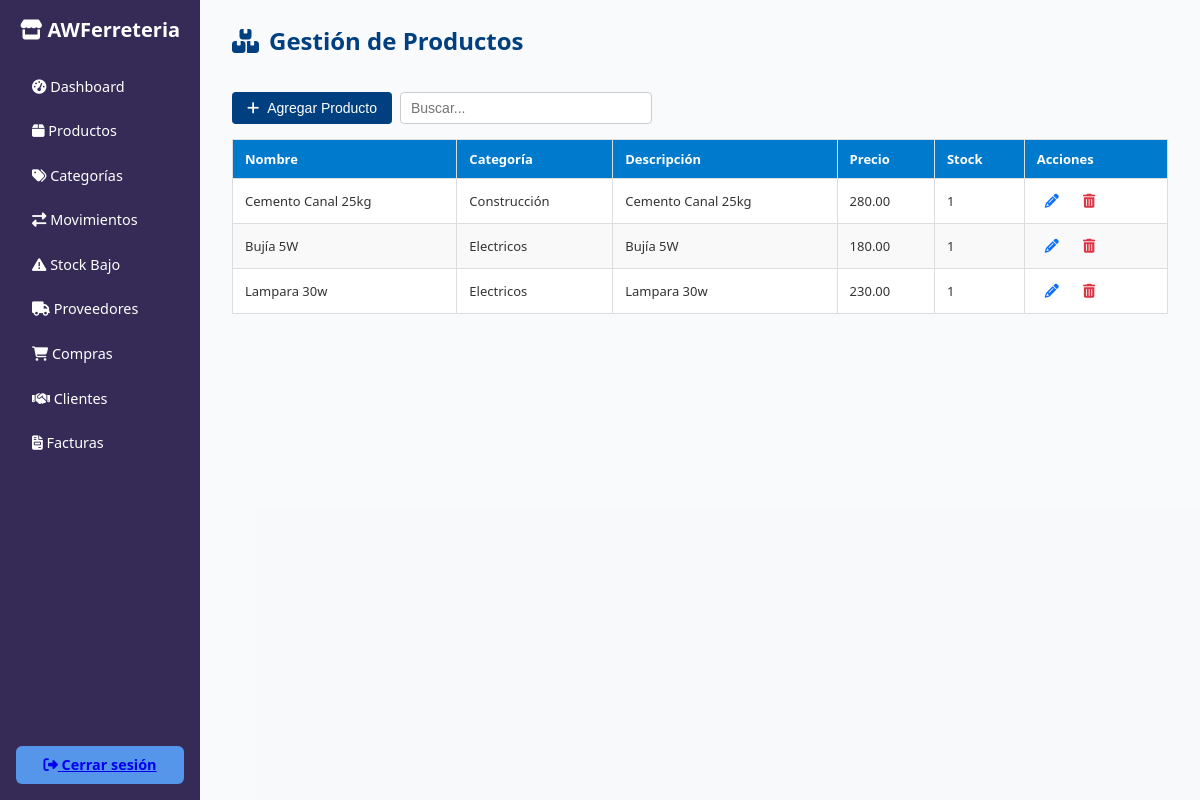
The page /inventario/productos.php (signed in) on the database as committed earlier.
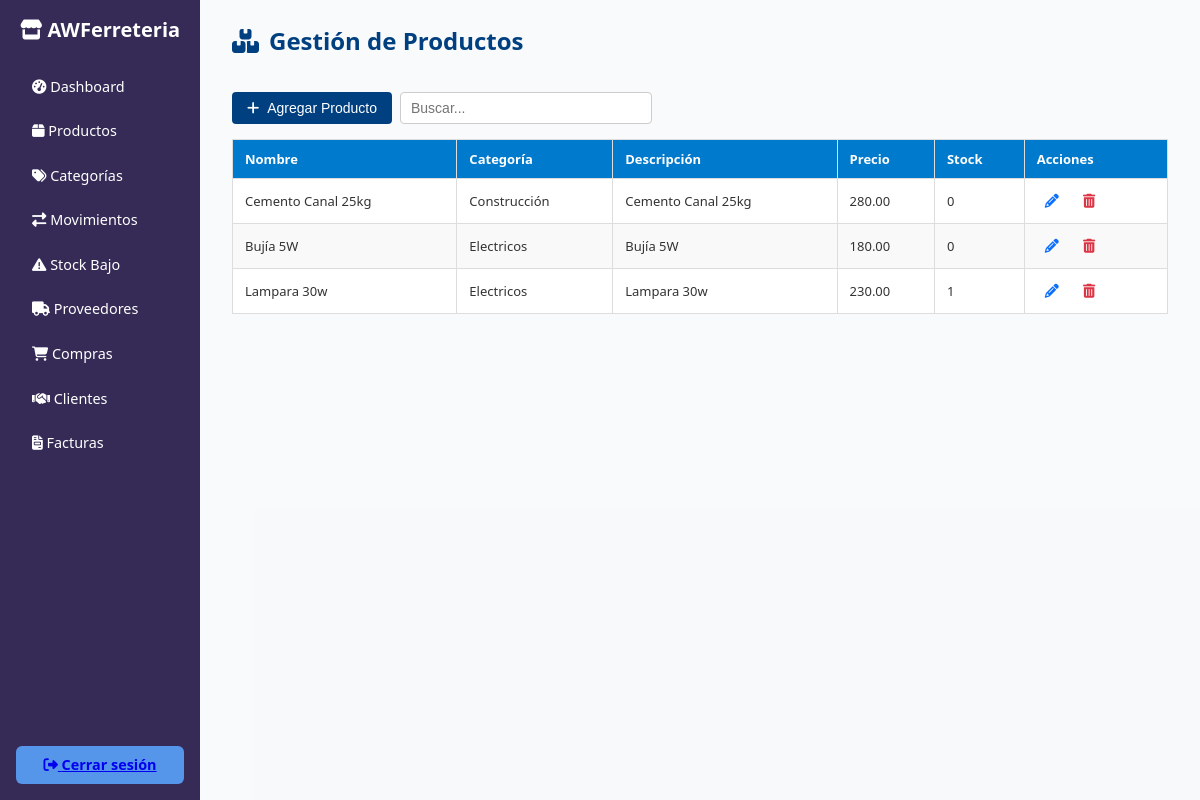
The same page on the database as committed later.
### tables this page shows
CREATE TABLE `productos` (
  `idproducto` int(11) NOT NULL,
  `nombre` varchar(150) NOT NULL,
  `idcategoria` int(11) NOT NULL,
  `descripcion` text DEFAULT NULL,
  `stock` int(11) DEFAULT 0,
  `stock_minimo` int(11) DEFAULT 5,
  `precio` decimal(10,2) NOT NULL,
  `activo` bit(1) DEFAULT b'1',
  `usuarioregistra` int(11) DEFAULT NULL,
  `fecharegistro` datetime DEFAULT current_timestamp(),
  `usuarioactualiza` int(11) DEFAULT NULL,
  `fechaactualizacion` datetime DEFAULT NULL
);

CREATE TABLE `categorias` (
  `idcategoria` int(11) NOT NULL,
  `nombre` varchar(100) NOT NULL,
  `activo` bit(1) DEFAULT b'1',
  `usuarioregistra` int(11) DEFAULT NULL,
  `fecharegistro` datetime DEFAULT current_timestamp(),
  `usuarioactualiza` int(11) DEFAULT NULL,
  `fechaactualizacion` datetime DEFAULT NULL
);

### inventario/productos.php (the view, shortened to what this page needs)
<?php
$conn = getConnection();
$productos = $conn->query("
    SELECT p.*, c.nombre AS categoria
    FROM productos p
    LEFT JOIN categorias c ON p.idcategoria = c.idcategoria
    WHERE p.activo = b'1'
")->fetch_all(MYSQLI_ASSOC);
?>
<!DOCTYPE html>
<html lang="es">
<head>
    <link rel="stylesheet" href="https://cdnjs.cloudflare.com/ajax/libs/font-awesome/6.4.0/css/all.min.css">
</head>
<body>
    <div class="container">
        <?php include('../includes/sidebar_inventario.php'); ?>
        <main class="main-content">
            <h3><i class="fas fa-boxes"></i> Gestión de Productos</h3> <br>
            <div style="display: flex; align-items: center; gap: 0.5rem; margin-bottom: 15px; max-width: 420px;">
                <button class="btn" onclick="mostrarModalNuevo()" style="margin-bottom: 0;"><i class="fas fa-plus"></i> Agregar Producto</button>
                <input type="text" id="busquedaProducto" placeholder="Buscar..." style="flex: 1 1 0px; min-width: 0; padding: 7px 10px; border-radius: 4px; border: 1px solid #ccc; font-size: 14px; margin-bottom: 0;">
            </div>
            <table id="tablaProductos">
                <thead>
                    <tr>
                        <th>Nombre</th>
                        <th>Categoría</th>
                        <th>Descripción</th>
                        <th>Precio</th>
                        <th>Stock</th>
                        <th>Acciones</th>
                    </tr>
                </thead>
                <tbody>
                <?php
                $porPagina = 10;
                $pagina = isset($_GET['pagina']) ? max(1, intval($_GET['pagina'])) : 1;
                $offset = ($pagina - 1) * $porPagina;
                $productosPagina = array_slice($productos, $offset, $porPagina);
                foreach ($productosPagina as $p): ?>
                    <tr>
                        <td><?= htmlspecialchars($p['nombre']) ?></td>
                        <td><?= htmlspecialchars($p['categoria']) ?></td>
                        <td><?= htmlspecialchars($p['descripcion']) ?></td>
                        <td><?= number_format($p['precio'], 2) ?></td>
                        <td><?= $p['stock'] ?></td>
                        <td>
                            <button class="action-btn edit-btn" onclick="abrirModalEditar(<?= htmlspecialchars(json_encode($p)) ?>)" title="Editar">
                                <i class="fas fa-pencil-alt"></i>
                            </button>
                            <button class="action-btn delete-btn" onclick="abrirModalEliminar(<?= $p['idproducto'] ?>, '<?= htmlspecialchars($p['nombre'], ENT_QUOTES) ?>')" title="Eliminar">
                                <i class="fas fa-trash-alt"></i>
                            </button>
                        </td>
                    </tr>
                <?php endforeach; ?>
                </tbody>
            </table>
        </main>
    </div>
</body>
</html>

Rows that differ between the two databases and show on the page:
changed productos "Cemento Canal 25kg": stock "1" → "0"
changed productos "Bujía 5W": stock "1" → "0"
